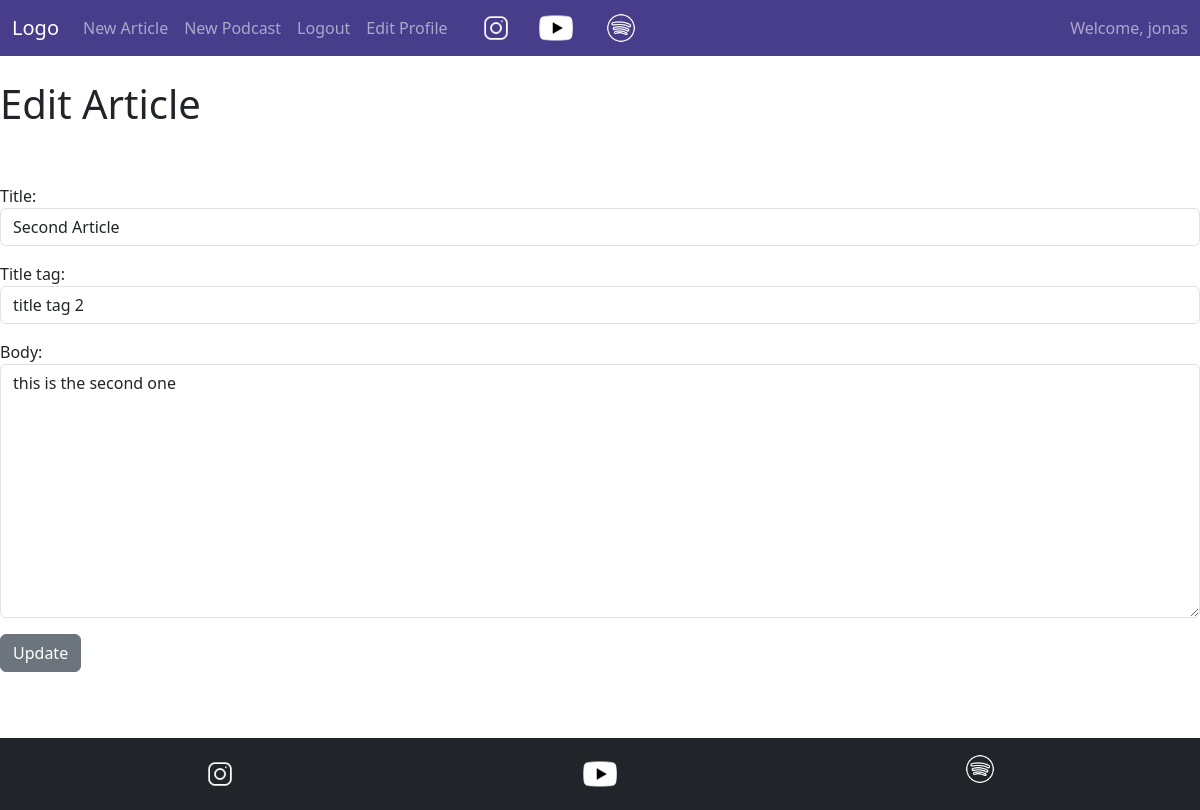
Page /article/edit/2 (signed in) on the committed database.
### app/models.py (models this page shows, shortened)
class Article(models.Model):
    title = models.CharField(max_length=255)
    header_image = models.ImageField(null=True, blank=True, upload_to='images/')
    title_tag = models.CharField(max_length=255)
    author = models.ForeignKey(User, on_delete=models.CASCADE)
    body = RichTextField(blank=True, null=True)
    article_date = models.DateField(auto_now_add=True)
    snippet = models.CharField(max_length=255)

### app/views.py (the view)
# urls.py: path('article/edit/<int:pk>', UpdateArticleView.as_view(), name='update-article'),
class UpdateArticleView(UpdateView):
    model = Article
    template_name = 'edit_article.html'
    form_class = EditArticleForm

### app/forms.py
class EditArticleForm(forms.ModelForm):
    class Meta:
        model = Article
        fields = ('title', 'title_tag', 'body')
        widgets = {
            'title': forms.TextInput(attrs={'class': 'form-control'}),
            'title_tag': forms.TextInput(attrs={'class': 'form-control'}),
            'body': forms.Textarea(attrs={'class': 'form-control'}),
            'snippet': forms.Textarea(attrs={'class': 'form-control'}),
        }

### app/templates/edit_article.html (shortened to what this page needs)
{% extends 'base.html' %}
{% block content %}
{% if user.is_authenticated %}
    {% if user.id == article.author.id %}
        <h1>Edit Article</h1>
        <br/><br/>
        <div class="mb-3">
        <form method="POST">
            {{ form.as_p }}
            <button class="btn btn-secondary">Update</button>
        </form>
        </div>
    {% else %}
    User not authorized to access this page
{% endif %}
{% else %}
User not authorized to access this page
{% endif %}
{% endblock %}

### app/templates/base.html (shortened to what this page needs)
 {% load static %}
<!doctype html>
<html lang="en">
  <head>
    <link href="https://cdn.jsdelivr.net/npm/bootstrap@5.3.0-alpha1/dist/css/bootstrap.min.css" rel="stylesheet">
  </head>
  <body>
    <main>
    <nav class="navbar navbar-expand-lg" style="background-color: darkslateblue;" data-bs-theme="dark">
        <div class="container-fluid">
          <a class="navbar-brand" href="{% url 'home' %}">Logo</a>
          <div class="collapse navbar-collapse" id="navbarSupportedContent">
            <ul class="navbar-nav me-auto mb-2 mb-lg-0">
              {% if user.is_authenticated %}
              <li class="nav-item">
                <a class="nav-link" href="{% url 'new-article' %}">New Article</a>
              </li>
              <li class="nav-item">
                <a class="nav-link" href="{% url 'new-podcast' %}">New Podcast</a>
              </li>
              <li class="nav-item">
                <a class="nav-link" href="{% url 'logout' %}">Logout</a>
              </li>
              <li class="nav-item">
                <a class="nav-link" href="{% url 'edit_profile' %}">Edit Profile</a>
              </li>
              {% endif %}
              <li class="nav-item sm" style="display: flex; align-items: center">
              <a href="#">
                <img src="{% static 'app/images/icons8-instagram-96.png' %}" alt="Instagram" width="40">
              </a>
            </li>
              <a href="#">
                <img src="{% static 'app/images/icons8-youtube-96.png' %}" alt="Youtube" width="40">
              </a>
              <li class="nav-item sm spotify" style="display: flex; align-items: center">
              <a href="#">
                <img src="{% static 'app/images/icons8-spotify-50.png' %}" alt="Spotify" width="30">
              </a>
            </li>
            </ul>
            {% if user.is_authenticated %}
            <span class="navbar-text">
              Welcome, {{ user.username }}
            </span>
            {%endif%}
          </div>
        </div>
      </nav>
    <br/>
    {% block content %}
    {% endblock %}
  </main>
    <footer class="footer bg-dark text-white py-3">
      <div class="container">
        <div class="row">
          <div class="col-md-4">
            <a href="#">
              <img src="{% static 'app/images/icons8-instagram-96.png' %}" alt="Instagram" width="40">
            </a>
          </div>
          <div class="col-md-4">
            <a href="#">
              <img src="{% static 'app/images/icons8-youtube-96.png' %}" alt="Youtube" width="40">
            </a>
          </div>
          <div class="col-md-4">
            <a href="#">
              <img src="{% static 'app/images/icons8-spotify-50.png' %}" alt="Spotify" width="30">
            </a>
          </div>
        </div>
      </div>
    </footer>
    </body>
</html>

### app/templates/base.html (style rules this page uses)
.sm { margin-left: 20px; }
.spotify { margin-left: 30px; }
body { display: grid; grid-template-rows: 1fr auto; min-height: 100vh; }
footer { bottom: 0; width: 100%; left: 0; text-align: center; display: flex; flex-direction: column; flex-grow: 1; left: 0; margin-top: auto; }
main { padding-bottom: 50px; }

### rows in the picture
Article: title "Second Article", title_tag "title tag 2", body "this is the second one"

### other values in the picture
{{ user.username }} "jonas"
